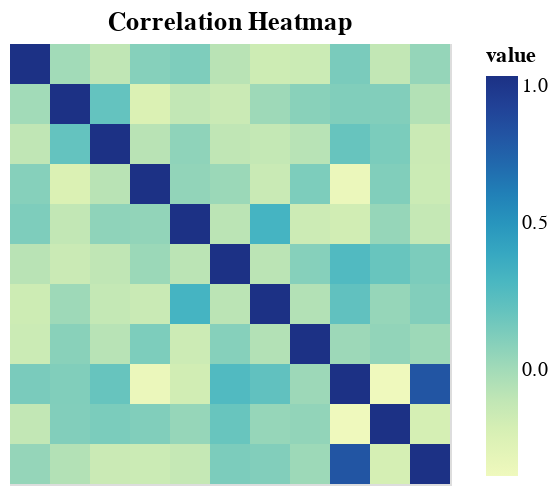

The notebook cell this image was saved under:
### Code cell
import altair as alt
# Melt the dataframe to long format for plotting
melted_corr = correlation_matrix.reset_index().melt(id_vars='index')
# Create the heatmap
chart = alt.Chart(melted_corr).mark_rect().encode(
    x=alt.X('index', axis=None),  # Hide x-axis labels for a cleaner look
    y=alt.Y('variable', axis=None), # Hide y-axis labels
    color=alt.Color('value', scale=alt.Scale(range='heatmap')), # Color based on correlation value
    tooltip=['index', 'variable', 'value'] # Show details on hover
).properties(
    title='Correlation Heatmap'
)
chart

### Figure 1 — Vega-Lite specification as saved in the notebook (floating-point values rounded to 4 significant figures)
{"config": {"view": {"continuousWidth": 300, "continuousHeight": 300}}, "data": {"name": "data-c7ff7103b65e4f7564e9643b36b6d899"}, "mark": {"type": "rect"}, "encoding": {"color": {"field": "value", "scale": {"range": "heatmap"}, "type": "quantitative"}, "tooltip": [{"field": "index", "type": "nominal"}, {"field": "variable", "type": "nominal"}, {"field": "value", "type": "quantitative"}], "x": {"axis": null, "field": "index", "type": "nominal"}, "y": {"axis": null, "field": "variable", "type": "nominal"}}, "title": "Correlation Heatmap", "$schema": "https://vega.github.io/schema/vega-lite/v5.20.1.json", "datasets": {"data-c7ff7103b65e4f7564e9643b36b6d899": [{"index": "YearsExperience", "variable": "YearsExperience", "value": 1.0}, {"index": "EducationLevel", "variable": "YearsExperience", "value": -0.1234}, {"index": "JobRole", "variable": "YearsExperience", "value": 0.01842}, {"index": "City", "variable": "YearsExperience", "value": -0.1507}, {"index": "Age", "variable": "YearsExperience", "value": 0.04633}, {"index": "WorkClass", "variable": "YearsExperience", "value": -0.1959}, {"index": "Gender", "variable": "YearsExperience", "value": 0.1257}, {"index": "CapitalGain", "variable": "YearsExperience", "value": -0.05381}, {"index": "HoursPerWeek", "variable": "YearsExperience", "value": 0.1063}, {"index": "CapitalLoss", "variable": "YearsExperience", "value": -0.1471}, {"index": "Predicted_Salary", "variable": "YearsExperience", "value": 0.7957}, {"index": "YearsExperience", "variable": "EducationLevel", "value": -0.1234}, {"index": "EducationLevel", "variable": "EducationLevel", "value": 1.0}, {"index": "JobRole", "variable": "EducationLevel", "value": -0.1553}, {"index": "City", "variable": "EducationLevel", "value": 0.05439}, {"index": "Age", "variable": "EducationLevel", "value": 0.1186}, {"index": "WorkClass", "variable": "EducationLevel", "value": 0.04308}, {"index": "Gender", "variable": "EducationLevel", "value": -0.08052}, {"index": "CapitalGain", "variable": "EducationLevel", "value": -0.1086}, {"index": "HoursPerWeek", "variable": "EducationLevel", "value": 0.32}, {"index": "CapitalLoss", "variable": "EducationLevel", "value": 0.06475}, {"index": "Predicted_Salary", "variable": "EducationLevel", "value": -0.1803}, {"index": "YearsExperience", "variable": "JobRole", "value": 0.01842}, {"index": "EducationLevel", "variable": "JobRole", "value": -0.1553}, {"index": "JobRole", "variable": "JobRole", "value": 1.0}, {"index": "City", "variable": "JobRole", "value": 0.12}, {"index": "Age", "variable": "JobRole", "value": -0.1517}, {"index": "WorkClass", "variable": "JobRole", "value": 0.05562}, {"index": "Gender", "variable": "JobRole", "value": 0.09215}, {"index": "CapitalGain", "variable": "JobRole", "value": 0.0815}, {"index": "HoursPerWeek", "variable": "JobRole", "value": -0.05622}, {"index": "CapitalLoss", "variable": "JobRole", "value": -0.07}, {"index": "Predicted_Salary", "variable": "JobRole", "value": 0.01959}, {"index": "YearsExperience", "variable": "City", "value": -0.1507}, {"index": "EducationLevel", "variable": "City", "value": 0.05439}, {"index": "JobRole", "variable": "City", "value": 0.12}, {"index": "City", "variable": "City", "value": 1.0}, {"index": "Age", "variable": "City", "value": 0.09324}, {"index": "WorkClass", "variable": "City", "value": 0.1094}, {"index": "Gender", "variable": "City", "value": 0.02649}, {"index": "CapitalGain", "variable": "City", "value": -0.2236}, {"index": "HoursPerWeek", "variable": "City", "value": -0.1431}, {"index": "CapitalLoss", "variable": "City", "value": -0.07293}, {"index": "Predicted_Salary", "variable": "City", "value": -0.3314}, {"index": "YearsExperience", "variable": "Age", "value": 0.04633}, {"index": "EducationLevel", "variable": "Age", "value": 0.1186}, {"index": "JobRole", "variable": "Age", "value": -0.1517}, {"index": "City", "variable": "Age", "value": 0.09324}, {"index": "Age", "variable": "Age", "value": 1.0}, {"index": "WorkClass", "variable": "Age", "value": -0.109}, {"index": "Gender", "variable": "Age", "value": -0.07289}, {"index": "CapitalGain", "variable": "Age", "value": 0.001301}, {"index": "HoursPerWeek", "variable": "Age", "value": -0.1619}, {"index": "CapitalLoss", "variable": "Age", "value": -0.1014}, {"index": "Predicted_Salary", "variable": "Age", "value": 0.1309}, {"index": "YearsExperience", "variable": "WorkClass", "value": -0.1959}, {"index": "EducationLevel", "variable": "WorkClass", "value": 0.04308}, {"index": "JobRole", "variable": "WorkClass", "value": 0.05562}, {"index": "City", "variable": "WorkClass", "value": 0.1094}, {"index": "Age", "variable": "WorkClass", "value": -0.109}, {"index": "WorkClass", "variable": "WorkClass", "value": 1.0}, {"index": "Gender", "variable": "WorkClass", "value": 0.1876}, {"index": "CapitalGain", "variable": "WorkClass", "value": 0.1047}, {"index": "HoursPerWeek", "variable": "WorkClass", "value": 0.03999}, {"index": "CapitalLoss", "variable": "WorkClass", "value": 0.1259}, {"index": "Predicted_Salary", "variable": "WorkClass", "value": -0.3597}, {"index": "YearsExperience", "variable": "Gender", "value": 0.1257}, {"index": "EducationLevel", "variable": "Gender", "value": -0.08052}, {"index": "JobRole", "variable": "Gender", "value": 0.09215}, {"index": "City", "variable": "Gender", "value": 0.02649}, {"index": "Age", "variable": "Gender", "value": -0.07289}, {"index": "WorkClass", "variable": "Gender", "value": 0.1876}, {"index": "Gender", "variable": "Gender", "value": 1.0}, {"index": "CapitalGain", "variable": "Gender", "value": -0.1462}, {"index": "HoursPerWeek", "variable": "Gender", "value": -0.08046}, {"index": "CapitalLoss", "variable": "Gender", "value": -0.1006}, {"index": "Predicted_Salary", "variable": "Gender", "value": 0.2753}, {"index": "YearsExperience", "variable": "CapitalGain", "value": -0.05381}, {"index": "EducationLevel", "variable": "CapitalGain", "value": -0.1086}, {"index": "JobRole", "variable": "CapitalGain", "value": 0.0815}, {"index": "City", "variable": "CapitalGain", "value": -0.2236}, {"index": "Age", "variable": "CapitalGain", "value": 0.001301}, {"index": "WorkClass", "variable": "CapitalGain", "value": 0.1047}, {"index": "Gender", "variable": "CapitalGain", "value": -0.1462}, {"index": "CapitalGain", "variable": "CapitalGain", "value": 1.0}, {"index": "HoursPerWeek", "variable": "CapitalGain", "value": 0.01383}, {"index": "CapitalLoss", "variable": "CapitalGain", "value": 0.2038}, {"index": "Predicted_Salary", "variable": "CapitalGain", "value": 0.1085}, {"index": "YearsExperience", "variable": "HoursPerWeek", "value": 0.1063}, {"index": "EducationLevel", "variable": "HoursPerWeek", "value": 0.32}, {"index": "JobRole", "variable": "HoursPerWeek", "value": -0.05622}, {"index": "City", "variable": "HoursPerWeek", "value": -0.1431}, {"index": "Age", "variable": "HoursPerWeek", "value": -0.1619}, {"index": "WorkClass", "variable": "HoursPerWeek", "value": 0.03999}, {"index": "Gender", "variable": "HoursPerWeek", "value": -0.08046}, {"index": "CapitalGain", "variable": "HoursPerWeek", "value": 0.01383}, {"index": "HoursPerWeek", "variable": "HoursPerWeek", "value": 1.0}, {"index": "CapitalLoss", "variable": "HoursPerWeek", "value": -0.1181}, {"index": "Predicted_Salary", "variable": "HoursPerWeek", "value": 0.2139}, {"index": "YearsExperience", "variable": "CapitalLoss", "value": -0.1471}, {"index": "EducationLevel", "variable": "CapitalLoss", "value": 0.06475}, {"index": "JobRole", "variable": "CapitalLoss", "value": -0.07}, {"index": "City", "variable": "CapitalLoss", "value": -0.07293}, {"index": "Age", "variable": "CapitalLoss", "value": -0.1014}, {"index": "WorkClass", "variable": "CapitalLoss", "value": 0.1259}, {"index": "Gender", "variable": "CapitalLoss", "value": -0.1006}, {"index": "CapitalGain", "variable": "CapitalLoss", "value": 0.2038}, {"index": "HoursPerWeek", "variable": "CapitalLoss", "value": -0.1181}, {"index": "CapitalLoss", "variable": "CapitalLoss", "value": 1.0}, {"index": "Predicted_Salary", "variable": "CapitalLoss", "value": 0.1922}, {"index": "YearsExperience", "variable": "Predicted_Salary", "value": 0.7957}, {"index": "EducationLevel", "variable": "Predicted_Salary", "value": -0.1803}, {"index": "JobRole", "variable": "Predicted_Salary", "value": 0.01959}, {"index": "City", "variable": "Predicted_Salary", "value": -0.3314}, {"index": "Age", "variable": "Predicted_Salary", "value": 0.1309}, {"index": "WorkClass", "variable": "Predicted_Salary", "value": -0.3597}, {"index": "Gender", "variable": "Predicted_Salary", "value": 0.2753}, {"index": "CapitalGain", "variable": "Predicted_Salary", "value": 0.1085}, {"index": "HoursPerWeek", "variable": "Predicted_Salary", "value": 0.2139}, {"index": "CapitalLoss", "variable": "Predicted_Salary", "value": 0.1922}, {"index": "Predicted_Salary", "variable": "Predicted_Salary", "value": 1.0}]}}
